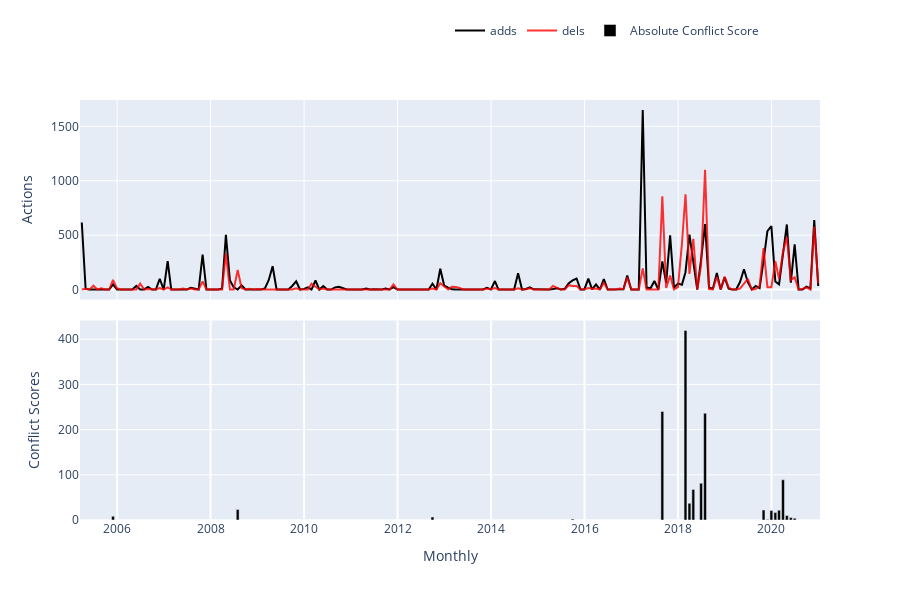

Notebook code cell kept with this figure:
### Markdown cell above
<span style="color: #626262"> Try yourself! This is what will happen when you click 'Load Actions' button: </span>

### Code cell
%%script false --no-raise-error

## IMPORTANT NOTE: COMMENT THE ABOVE LINE TO EXECUTE THE CELL ###

### --------------------------------------------------------------------------- ###
### TRY YOURSELF! THIS IS WHAT WILL HAPPEN WHEN YOU CLICK 'Load Actions' BUTTON ###
### --------------------------------------------------------------------------- ###

## Create a WikiWho instance, which is an API; and use ConflictManager to get         ##
## actions for given page id; more details see:                                       ##
## https://github.com/gesiscss/wikiwho_wrapper/blob/master/wikiwho_wrapper/api.py     ##
## https://github.com/gesiscss/wikiwho_wrapper/blob/master/wikiwho_wrapper/wikiwho.py ##
## https://github.com/gesiscss/wikiwho_demo_new/blob/master/metrics/conflict.py       ##
# wikiwho_api = WikiWho(lng=abbreviation(languageSelection.value))
# print("Downloading all_content from the WikiWhoApi...")
# all_content = wikiwho_api.dv.all_content(the_page['page_id'])
# print("Downloading revisions from the WikiWhoApi...")
# all_revisions = wikiwho_api.dv.rev_ids_of_article(the_page['page_id'])
# clear_output()

# conflict_manager = ConflictManager(all_content.copy(),
#                                all_revisions.copy(), 
#                                lng=abbreviation(languageSelection.value), 
#                                include_stopwords=True)

# conflict_manager.calculate()
# clear_output()

# Store the original data into variable "token_sources", it includes
# "tokens_all" / "tokens" (all actions of an article, including/excluding stopwords)
# "elegibles_all" / "elegibles" (elegible actions of an article, including/excluding stopwords)
# "conflicts_all" / "conflicts" (conflict actions of an article, including/excluding stopwords)
# "wiki_dv" (a WikipediaDV instance for retrieving editors' names given their IDs)
# token_sources = conflict_manager.source
# token_sources["wiki_dv"] = WikipediaDV(WikipediaAPI(lng=abbreviation(languageSelection.value)))
token_sources = sources.copy()
all_revisions = revisions.copy()

## Create an ActionsListener instance to get aggregated actions. More details see:            ##
## https://github.com/gesiscss/wikiwho_demo_new/blob/master/visualization/actions_listener.py ##
actions_listener = ActionsListener(sources=token_sources, lng=abbreviation(languageSelection.value))
actions_listener.get_main()
clear_output()

# Aggregation data for actions.
total_actions = actions_listener.df.copy()

# adds/dels/reins actions (including stopwords)
actions_inc = actions_listener.tokens_group_all.copy()

# Editors' names.
grabbed_names = actions_listener.editors.copy()

# Filter spam with ORES
tmp = revisions['rev_id'].to_list()
ores_scores = get_ores_scores(tmp)
actions_listener.ores_scores= ores_scores
        
## Visualization, core visual code lies in ActionsListener, then the interact function     ##
## makes it interactive, mode details see:                                                 ##
## https://github.com/gesiscss/wikiwho_demo/blob/master/visualization/actions_listener.py  ##

# This is the page you used
print('The page that is being used:', the_page['title'], f'({abbreviation(languageSelection.value).upper()})')

# Which types do those actions have?
actions_types = (total_actions.columns[5:14]).values.tolist()

# Visualization: try yourself by coding!
begin_date = date(2001, 7, 16)
end_date = date(2020, 12, 5)
editor_name = 'All'
frequency = 'Monthly' # "Yearly", "Monthly", "Weekly", "Daily"
black_line = 'adds' # Choose one from 'actions_types'. Note that 'black_line doesn't have 'None' option but others have.
red_line = 'dels'
blue_line = 'None'
green_line = 'None'
black_conflict = "Absolute Conflict Score"  # 'Conflict Score', 'Absolute Conflict Score', 'Total Elegible Actions'
red_conflict = "None"
damage_t = 0.6
goodwill_t = 0.6
damage_c = "<"
goodwill_c = ">"

actions_listener.listen(
    _range1 = begin_date,
    _range2 = end_date,
    editor = editor_name,
    granularity = frequency,
    black = black_line,
    red = red_line,
    blue = blue_line,
    green = green_line,
    black_conflict = black_conflict,
    red_conflict = red_conflict,
    damage_t = damage_t,
    goodwill_t = goodwill_t,
    damage_c = damage_c,
    goodwill_c = goodwill_c
)

# Store the variable total_actions for the next notebooks.
%store total_actions

### Figure 1 — Plotly figure (JSON) as saved in the notebook; plotly's stock layout.template omitted (floating-point values rounded to 4 significant figures; data arrays with more than 128 entries replaced by an {"elided": "..."} marker saying what was removed)
{"data": [{"marker": {"color": "rgba(0, 0, 0, 1)"}, "name": "adds", "type": "scatter", "x": {"elided": "190 str values"}, "xaxis": "x2", "y": {"elided": "190 int values"}, "yaxis": "y2"}, {"marker": {"color": "rgba(255, 0, 0, .8)"}, "name": "dels", "type": "scatter", "x": {"elided": "190 str values"}, "xaxis": "x2", "y": {"elided": "190 int values"}, "yaxis": "y2"}, {"marker": {"color": "rgba(0, 0, 0, 1)"}, "name": "Absolute Conflict Score", "type": "bar", "x": {"elided": "190 str values"}, "xaxis": "x", "y": {"elided": "190 float values"}, "yaxis": "y"}], "layout": {"barmode": "group", "height": 600, "hovermode": "closest", "legend": {"orientation": "h", "x": 0.5, "y": 1.2}, "showlegend": true, "xaxis": {"anchor": "y", "domain": [0, 1], "gridwidth": 2, "ticklen": 5, "title": {"text": "Monthly"}, "zeroline": true}, "xaxis2": {"anchor": "y2", "domain": [0, 1], "matches": "x", "showticklabels": false}, "yaxis": {"anchor": "x", "domain": [0, 0.475], "title": {"text": "Conflict Scores"}}, "yaxis2": {"anchor": "x2", "domain": [0.525, 1], "title": {"text": "Actions"}}}}
